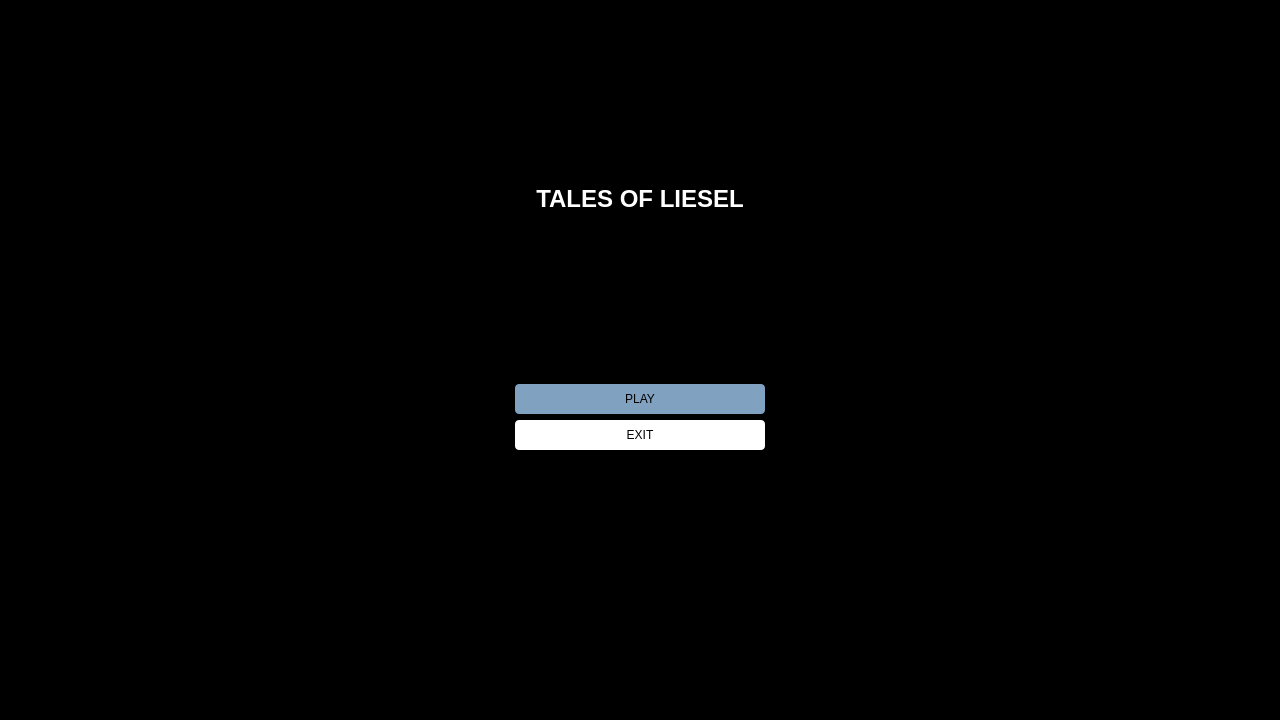
       <widget class="QWidget" name="menuScreen">
        <property name="minimumSize">
         <size>
          <width>1280</width>
          <height>720</height>
         </size>
        </property>
        <property name="maximumSize">
         <size>
          <width>1920</width>
          <height>1080</height>
         </size>
        </property>
        <property name="styleSheet">
         <string notr="true">background-color: black;</string>
        </property>
        <layout class="QVBoxLayout" name="verticalLayout_00">
         <item>
          <widget class="QWidget" name="titleButtons" native="true">
           <property name="styleSheet">
            <string notr="true">QPushButton {
	padding: 8px;
	border: 0;
	border-radius: 4px;
	background-color: white;
	color: black;
}

QPushButton::hover {
	background-color: gray;
}</string>
           </property>
           <layout class="QGridLayout" name="gridLayout_00" rowstretch="1,5,5,0">
            <item row="2" column="0">
             <widget class="QPushButton" name="exitGameButton">
              <property name="maximumSize">
               <size>
                <width>250</width>
                <height>16777215</height>
               </size>
              </property>
              <property name="styleSheet">
               <string notr="true"/>
              </property>
              <property name="text">
               <string>EXIT</string>
              </property>
             </widget>
            </item>
            <item row="0" column="0">
             <widget class="QLabel" name="gameTitle">
              <property name="styleSheet">
               <string notr="true">color: white;</string>
              </property>
              <property name="text">
               <string>&lt;h1&gt;TALES OF LIESEL&lt;/h1&gt;</string>
              </property>
              <property name="alignment">
               <set>Qt::AlignCenter</set>
              </property>
             </widget>
            </item>
            <item row="1" column="0">
             <widget class="QPushButton" name="newGameButton">
              <property name="maximumSize">
               <size>
                <width>250</width>
                <height>16777215</height>
               </size>
              </property>
              <property name="styleSheet">
               <string notr="true">QPushButton {
    background-color: #81A1C1;
    color: black;
    outline: 0;
    border: 0;
    border-radius: 4px;

}

QPushButton::hover {
    background-color: #5E81AC;
    color: white;
}

QPushButton::pressed {
    background-color: #4e6d92;
    color: white;
}</string>
              </property>
              <property name="text">
               <string>PLAY</string>
              </property>
             </widget>
            </item>
            <item row="3" column="0">
             <spacer name="titleSpacer">
              <property name="orientation">
               <enum>Qt::Vertical</enum>
              </property>
              <property name="sizeHint" stdset="0">
               <size>
                <width>20</width>
                <height>250</height>
               </size>
              </property>
             </spacer>
            </item>
           </layout>
          </widget>
         </item>
        </layout>
       </widget>
